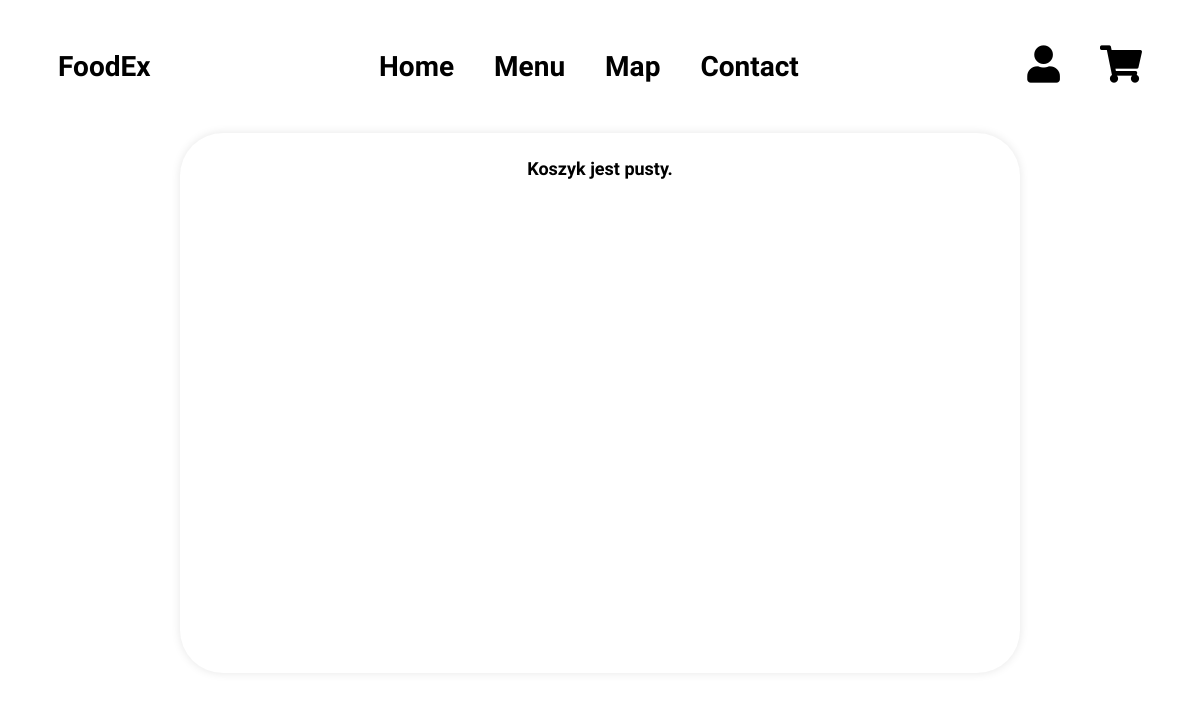
The page /zamowienie.php (signed in) on the database as committed earlier.
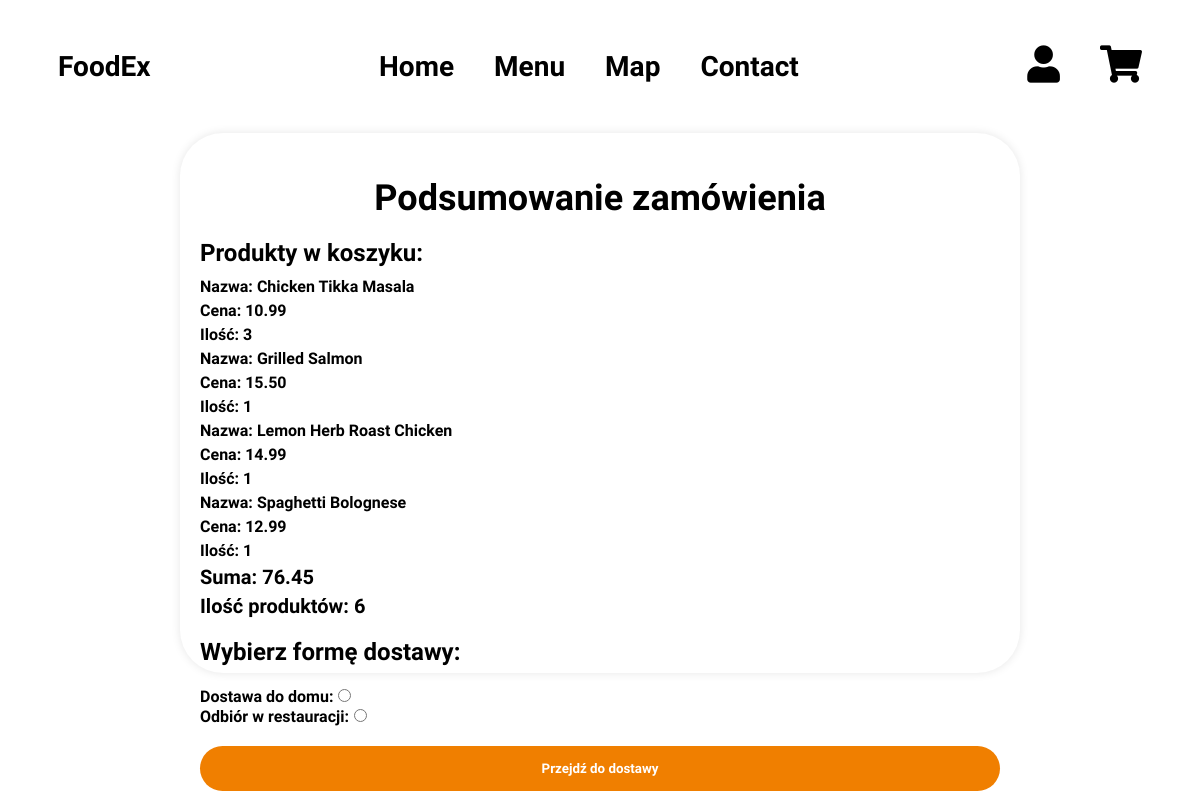
The same page on the database as committed later.
### tables this page shows
CREATE TABLE `koszyk` (
  `id` int(11) NOT NULL,
  `uzytkownik_id` int(11) DEFAULT NULL,
  `produkt_id` int(11) DEFAULT NULL,
  `nazwa` varchar(255) DEFAULT NULL,
  `cena` decimal(10,2) DEFAULT NULL,
  `ilosc` int(11) DEFAULT NULL,
  `data_dodania` timestamp NOT NULL DEFAULT current_timestamp()
);

### zamowienie.php (the view, shortened to what this page needs)
<!DOCTYPE html>
<html>
<head>
</head>
<body>
<?php
        require_once "connection.php";
        require_once "nav.php";
        ?>
    <div class="container">
        <?php
        $uzytkownik_id = $_SESSION['id'];
        $sql = "SELECT id,nazwa, cena, SUM(ilosc) as suma_ilosci FROM koszyk WHERE uzytkownik_id = $uzytkownik_id GROUP BY nazwa, cena";
        $result = $connection->query($sql);
        $totalSum = 0;
        $totalQuantity = 0;
        if ($result->num_rows > 0) {
            echo "<h1>Podsumowanie zamówienia</h1>";
            echo "<h2>Produkty w koszyku:</h2>";
            while ($row = $result->fetch_assoc()) {
                echo "<p>Nazwa: " . $row['nazwa'] . "</p>";
                echo "<p>Cena: " . $row['cena'] . "</p>";
                echo "<p>Ilość: " . $row['suma_ilosci'] . "</p>";
                $subtotal = $row['cena'] * $row['suma_ilosci'];
                $totalSum += $subtotal;
                $totalQuantity += $row['suma_ilosci'];
            }
            echo "<div class='zamow-container'><p>Suma: " . $totalSum . "</p>";
            echo "<p>Ilość produktów: " . $totalQuantity . "</p></div>";
            echo "<h2>Wybierz formę dostawy:</h2>";
            echo '<form action="zamowienie_action.php" method="POST">';
            echo '<label for="dostawa">Dostawa do domu:</label>';
            echo '<input type="radio" id="dostawa" name="dostawa" value="dom">';
            echo '<br>';
            echo '<label for="dostawa">Odbiór w restauracji:</label>';
            echo '<input type="radio" id="dostawa" name="dostawa" value="restauracja">';
            echo '<br>';
            echo '<input id="zamow" type="submit" value="Przejdź do dostawy">';
            echo '</form>';
        } else {
            echo '<p class="empty-cart">Koszyk jest pusty.</p>';
        }
        ?>
    </div>
</body>
</html>

### nav.php (shortened to what this page needs)
<!DOCTYPE html>
<html>
<head>
  <link rel="stylesheet" href="https://cdnjs.cloudflare.com/ajax/libs/font-awesome/5.15.3/css/all.min.css">
</head>
<body>
  <div class="flex-nav">
    <div class="flex-nav-left">
      <div class="flex-nav-icon">FoodEx</div>
    </div>
    <div class="flex-nav-center">
        <div class="flex-nav-icon"><a href="index.php">Home</a></div>
        <div class="flex-nav-icon"><a href="products.php">Menu</a></div>
        <div class="flex-nav-icon"><a href="map.php">Map</a></div>
        <div class="flex-nav-icon"><a href="contact.php">Contact</a></div>
    </div>
    <div class="flex-nav-right">
    <div class="flex-nav-icon flex-nav-user-icon"><a href="dashboard.php"><i class="fas fa-user fa-lg"></i></a></div>
      <div class="flex-nav-icon flex-nav-cart-icon"><a href="koszyk/koszyk.php"><i class="fas fa-shopping-cart fa-lg"></i></a></div>
    </div>
  </div>
</body>
</html>

### zamowienie.php (style rules this page uses)
* { font-family: 'Ubuntu', sans-serif; font-style: normal; font-weight: 700; }
.container { max-width: 800px; margin: 0 auto; background-color: #ffffff; box-shadow: 0 0 10px rgba(0, 0, 0, 0.1); padding: 20px; border-radius: 43px; height: 500px; }
h1 { font-size: 36px; text-align: center; margin-bottom: 20px; }
h2 { font-size: 24px; margin-bottom: 10px; }
p { margin: 5px 0; }
form { margin-top: 20px; }
label { font-weight: bold; }
input[type="radio"] { margin-right: 5px; }
input[type="submit"] { background-color: #f07f00; color: #ffffff; border: none; cursor: pointer; width: 100px; height: 25px; border-radius: 41px; }
.zamow-container { font-size: 20px; }
#zamow { margin-top: 20px; width: 100%; height: 45px; }
.empty-cart { text-align: center; font-weight: bold; font-size: 18px; }

### nav.php (style rules this page uses)
a { text-decoration: none; color: inherit; }
.flex-nav { margin: 30px; display: flex; align-items: center; justify-content: space-between; background-color: white; font-family: 'Ubuntu', sans-serif; font-style: normal; font-size: 28px; font-weight: 700; }
.flex-nav-left { display: flex; align-items: center; }
.flex-nav-center { display: flex; align-items: center; }
.flex-nav-right { display: flex; align-items: center; }
.flex-nav-icon { margin: 20px; }

Rows that differ between the two databases and show on the page:
added koszyk: nazwa "Chicken Tikka Masala", cena "10.99", suma_ilosci "3"
added koszyk: nazwa "Grilled Salmon", cena "15.50", suma_ilosci "1"
added koszyk: nazwa "Lemon Herb Roast Chicken", cena "14.99", suma_ilosci "1"
added koszyk: nazwa "Spaghetti Bolognese", cena "12.99", suma_ilosci "1"
Other text that changed with them:
$totalSum: (not shown) → "76.45"
$totalQuantity: (not shown) → "6"
form field dostawa: (not shown) → "☐ Dostawa do domu:"
form field dostawa: (not shown) → "☐"
form field value: (not shown) → "Przejdź do dostawy"
text no longer shown: "Koszyk jest pusty."
text now shown: "Podsumowanie zamówienia Produkty w koszyku: Suma: Ilość produktów: Wybierz formę dostawy: Dostawa do domu: Odbiór w restauracji:"
